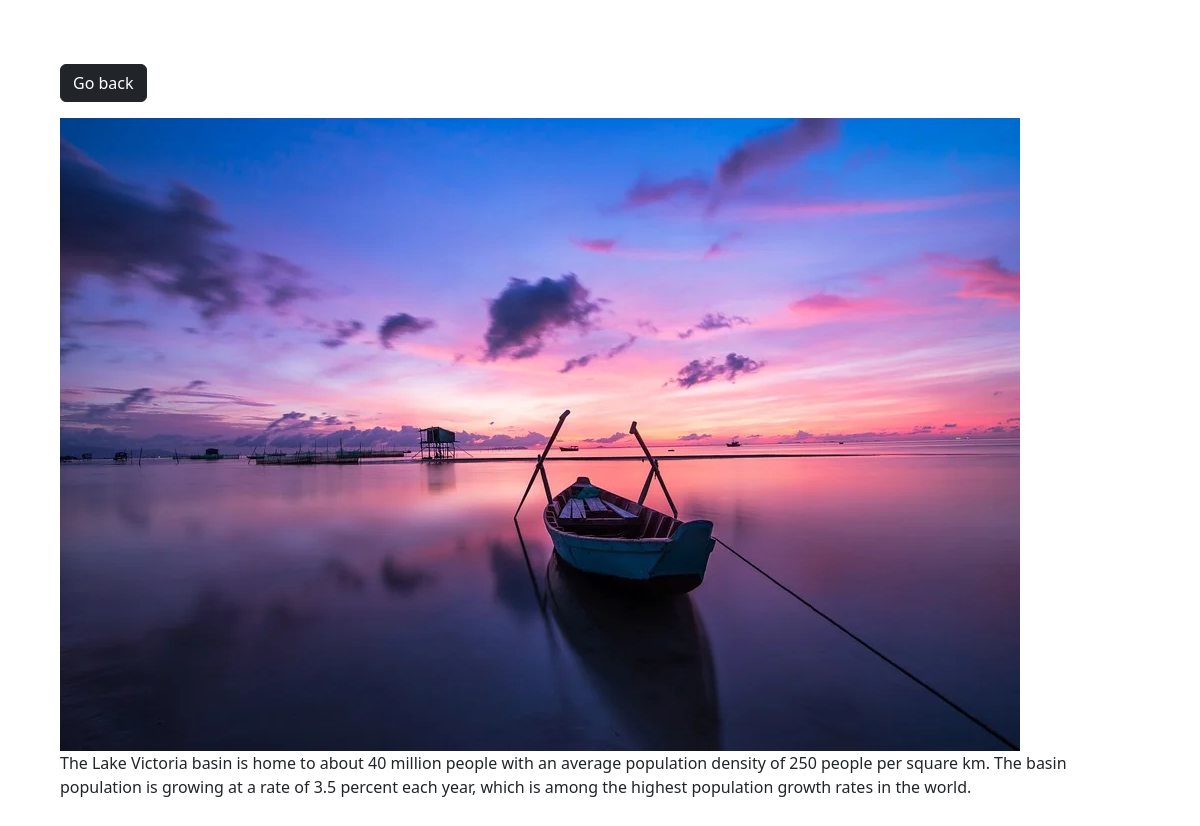
The page /photo/8add/ on the database its author committed.
### photos/models.py (models this page shows, shortened)
class Photo(models.Model):
    category = models.ForeignKey(Category,on_delete=models.SET_NULL, null=True, blank=True)
    location = models.ForeignKey(Location,on_delete=models.SET_NULL, null=True, blank=False)
    image = models.ImageField(null=False,blank=False)
    description = models.TextField()

### photos/views.py (the view)
# urls.py: path('photo/<str:pk>add/',views.viewPhoto,name='photo'),
def viewPhoto(request, pk):
    photo = Photo.objects.get(id=pk)
    return render(request,'photos/photo.html',{'photo':photo})

### photos/templates/photos/photo.html (shortened to what this page needs)
<!DOCTYPE html>
<html lang="en">
<head>
    <link href="https://cdn.jsdelivr.net/npm/bootstrap@5.2.0-beta1/dist/css/bootstrap.min.css" rel="stylesheet"
>
</head>
<body class="m-5">
    <div class="container">
        <div class="row justify-content-centre">
            <div class="col">
                <a href="{% url 'gallery' %}" class="btn btn-dark my-3">Go back</a>
                <div style="height: 90vh;">
                    <img style="max-width: 100%; max-height: 100%;" src="{{photo.image.url}}"
                        alt="">
                        <p>{{photo.description}}</p>
                </div>
            </div>
        </div>
    </div>
</body>
</html>

### rows shown on the page
Photo: image (picture), description "The Lake Victoria basin is home to about 40 million people with an average population density of 250 people per square km. The basin population is growing at a rate of 3.5 percent each year, which is among the highest population growth rates in the world."
